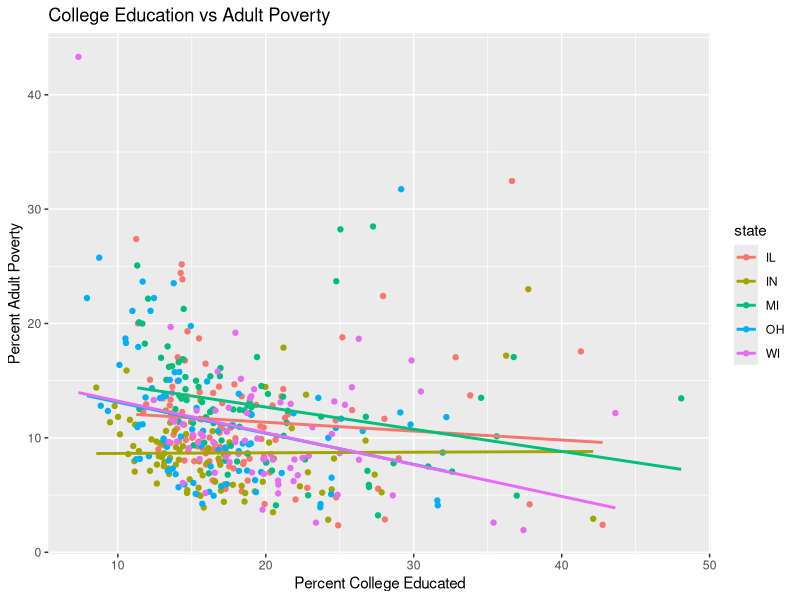
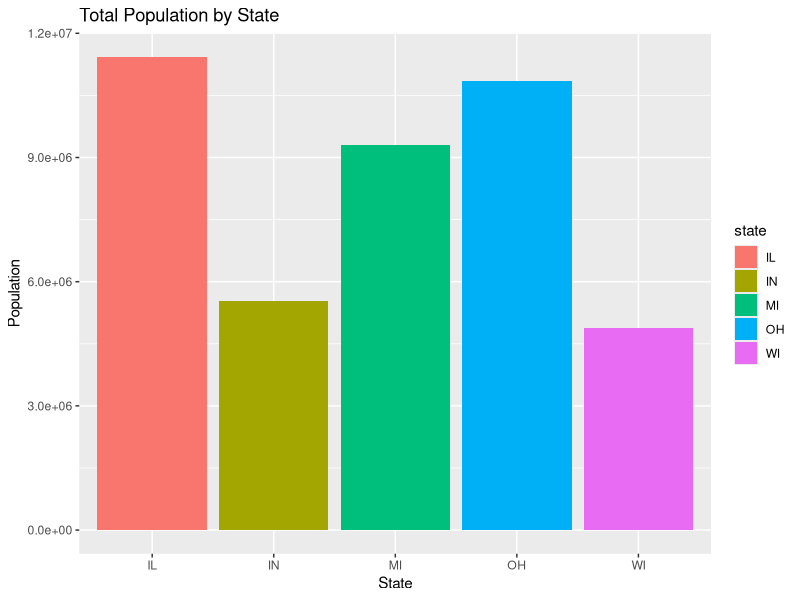
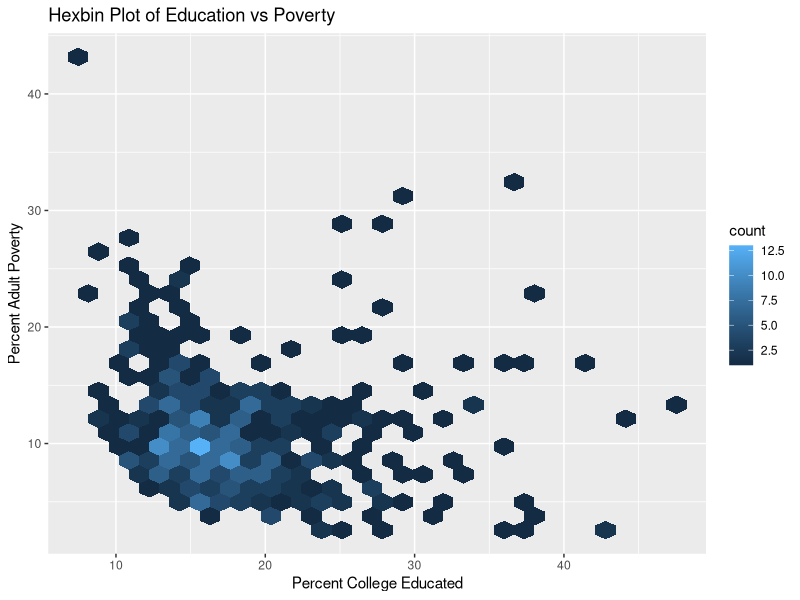
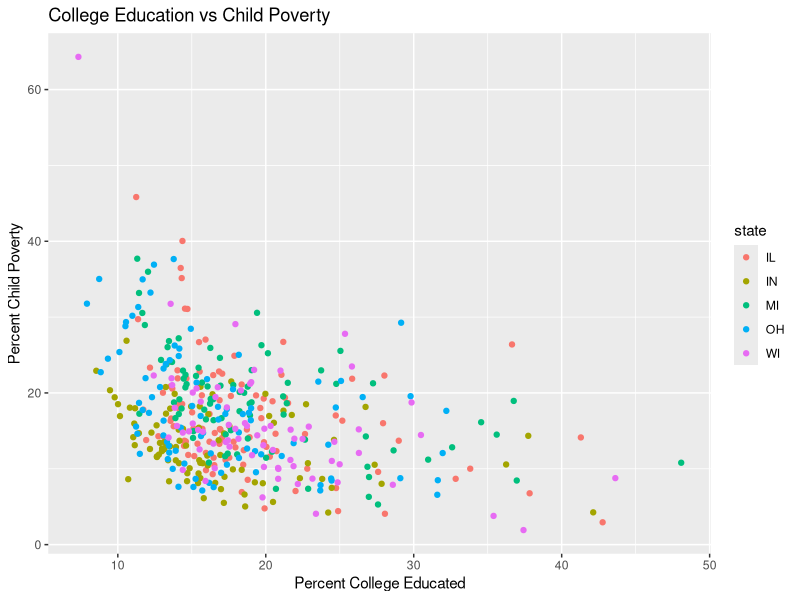
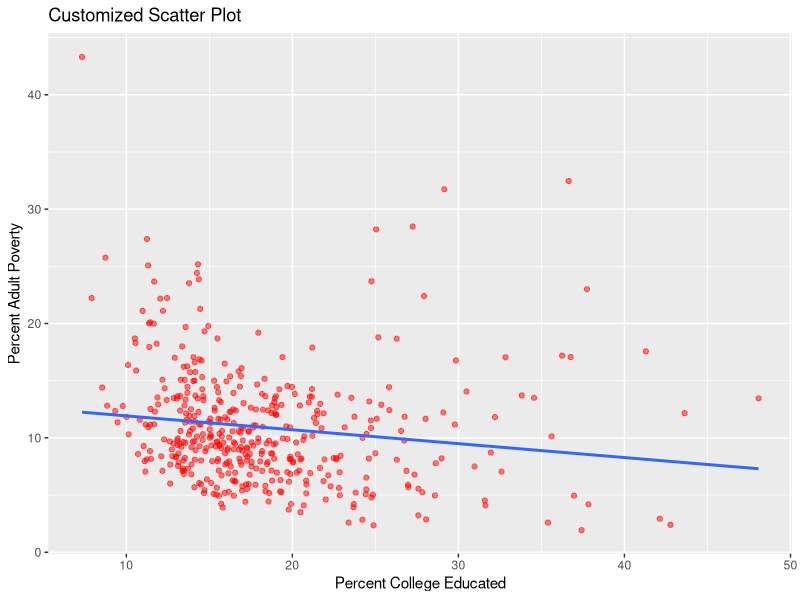

Generate these figures, in order, with R:

library(ggplot2)

data(midwest)

# Scatter Plot with Trend Line
ggplot(midwest, aes(x = percollege, y = percadultpoverty, color = state)) +
  geom_point() +
  geom_smooth(method = "lm", se = FALSE) +
  labs(title = "College Education vs Adult Poverty",
       x = "Percent College Educated",
       y = "Percent Adult Poverty")

# Bar Chart (Total Population by State)
ggplot(midwest, aes(x = state, y = poptotal, fill = state)) +
  geom_bar(stat = "identity") +
  labs(title = "Total Population by State",
       x = "State",
       y = "Population")

# Hexagonal Heatmap
ggplot(midwest, aes(x = percollege, y = percadultpoverty)) +
  geom_hex() +
  labs(title = "Hexbin Plot of Education vs Poverty",
       x = "Percent College Educated",
       y = "Percent Adult Poverty")

# Scatter with Overridden Mapping (child poverty)
ggplot(midwest, aes(x = percollege)) +
  geom_point(aes(y = percchildbelowpovert, color = state)) +
  labs(title = "College Education vs Child Poverty",
       x = "Percent College Educated",
       y = "Percent Child Poverty")

# Scatter with Custom Color and Transparency
ggplot(midwest, aes(x = percollege, y = percadultpoverty)) +
  geom_point(color = "red", alpha = 0.5) +
  geom_smooth(method = "lm", se = FALSE) +
  labs(title = "Customized Scatter Plot",
       x = "Percent College Educated",
       y = "Percent Adult Poverty")
